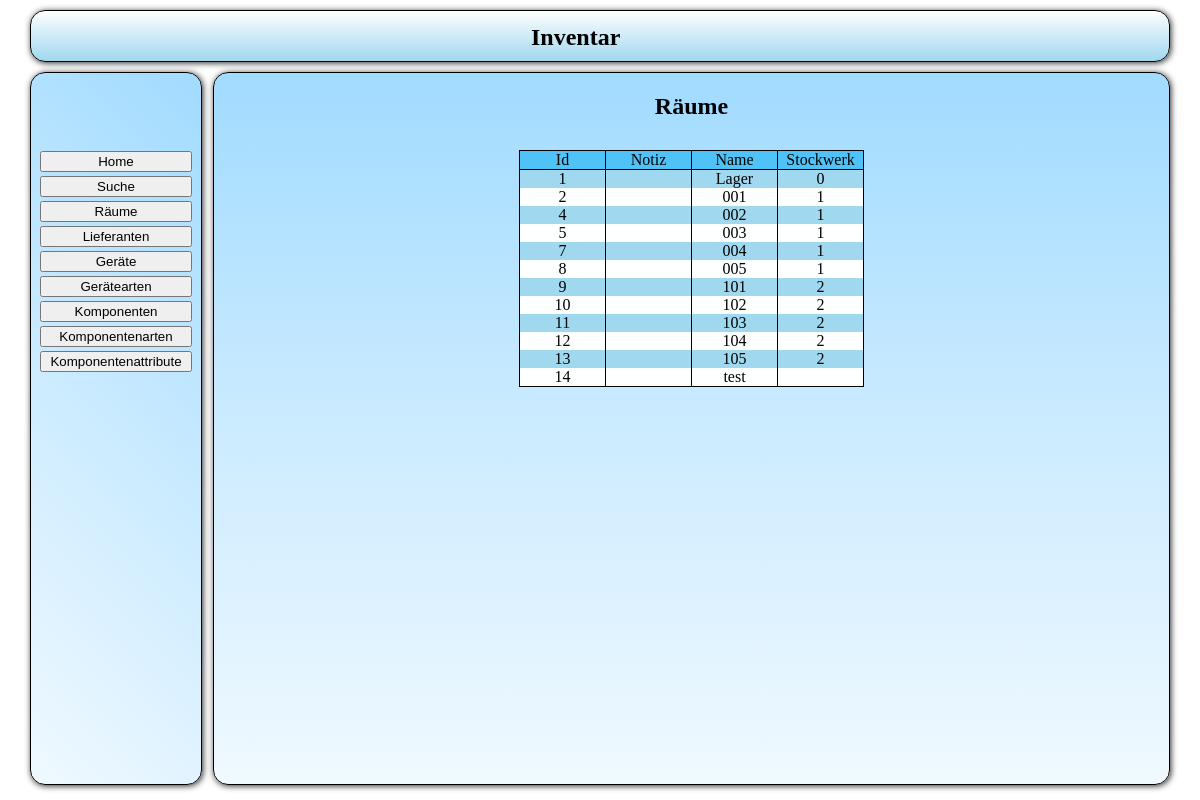
/src/php/fro_Auswahl.php?action=list&table=raeume, run on the app's committed database.
### tables this page shows
CREATE TABLE IF NOT EXISTS `tbl_raeume` (
`raum_id` int(11) NOT NULL,
  `raum_notiz` text,
  `raum_name` text,
  `raum_stockwerk` text
);

### src/lib/plotting/forms.php (called while the page is built, shortened)
<?php
function get($key, $default)
{
    if(isset($_GET[$key]))
    {
	return htmlspecialchars($_GET[$key]);
    }
}

### src/php/sql_get.php (called while the page is built, shortened)
<?php
function func_a_getRaeume()
{
    $txt_sql_statement = "SELECT * FROM tbl_raeume;";
    $a_sql_ausgabe = array();
    $a_sql_result = mysql_query($txt_sql_statement)
            or die ("Anfrage Fehlgeschlagen");
    while($a_sql_cache = mysql_fetch_assoc($a_sql_result))
    {
	$a_sql_ausgabe[] = $a_sql_cache;
    }
    return $a_sql_ausgabe;
}

### src/php/log_Liste.php (the view, shortened to what this page needs)
<?php
echo "<h2 align='center'>".$sTitel."</h2>";
$oTabelle = new \utility\tables\table();
$oTabelle->start(false, "liste");
$oTabelle->startRow();
foreach ($aErgebnis_attribute as $mAttribut)
{
    $oTabelle->addCell($mAttribut);
}
foreach ($aErgebnisse as $aErgebnis)
{
    foreach ($aErgebnis as $sIndex => $mData)
    {
	echo $mData;
    }
}

### src/css/main.css (style rules this page uses)
body { padding: 0; margin: 0; }

### data on the page
tbl_raeume: raum_id "1", raum_name "Lager", raum_stockwerk "0"
tbl_raeume: raum_id "2", raum_name "001", raum_stockwerk "1"
tbl_raeume: raum_id "4", raum_name "002", raum_stockwerk "1"
tbl_raeume: raum_id "5", raum_name "003", raum_stockwerk "1"
tbl_raeume: raum_id "7", raum_name "004", raum_stockwerk "1"
tbl_raeume: raum_id "8", raum_name "005", raum_stockwerk "1"
tbl_raeume: raum_id "9", raum_name "101", raum_stockwerk "2"
tbl_raeume: raum_id "10", raum_name "102", raum_stockwerk "2"
tbl_raeume: raum_id "11", raum_name "103", raum_stockwerk "2"
tbl_raeume: raum_id "12", raum_name "104", raum_stockwerk "2"
tbl_raeume: raum_id "13", raum_name "105", raum_stockwerk "2"
tbl_raeume: raum_id "14", raum_name "test"

### other printed values
$sTitel "Räume"
$string "Id"
$string "Notiz"
$string "Name"
$string "Stockwerk"
